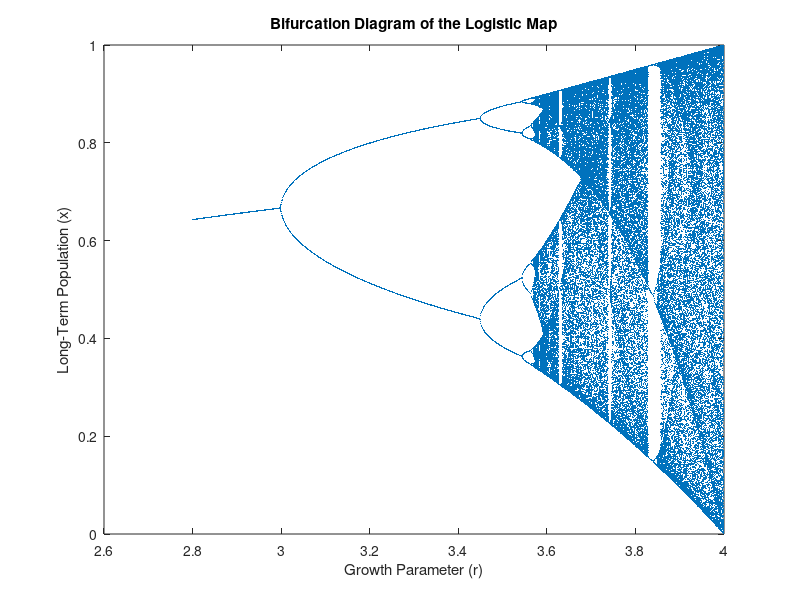

The MATLAB source for this figure:
% generate_bifurcation_diagram.m
% This script generates the bifurcation diagram for the logistic map,
% illustrating how the long-term behavior of the system changes
% as the growth parameter 'r' is varied.

% --- Bifurcation Diagram Calculation ---
r_values = 2.8:0.001:4.0; % Range of r values to test
N_transient = 1000;       % Iterations to discard to let the system settle
N_plot = 200;             % Iterations to plot for each r value
x0 = 0.5;                 % Initial condition

% Pre-allocate arrays for plotting to improve performance
num_points = length(r_values) * N_plot;
all_r = zeros(num_points, 1);
all_x = zeros(num_points, 1);
plot_idx = 1;

fprintf('Generating bifurcation data...\n');
for r = r_values
    x = x0;
    % Discard transient iterations to find the attractor
    for i = 1:N_transient
        x = r * x * (1 - x);
    end
    % Store the long-term behavior (the attractor)
    for i = 1:N_plot
        x = r * x * (1 - x);
        all_r(plot_idx) = r;
        all_x(plot_idx) = x;
        plot_idx = plot_idx + 1;
    end
end
fprintf('Data generation complete.\n');

% --- Plotting ---
figure;
plot(all_r, all_x, '.', 'MarkerSize', 1, 'Color', [0 0.4470 0.7410]);
title('Bifurcation Diagram of the Logistic Map');
xlabel('Growth Parameter (r)');
ylabel('Long-Term Population (x)');
set(gca, 'YLim', [0 1]); % Set y-axis limits from 0 to 1